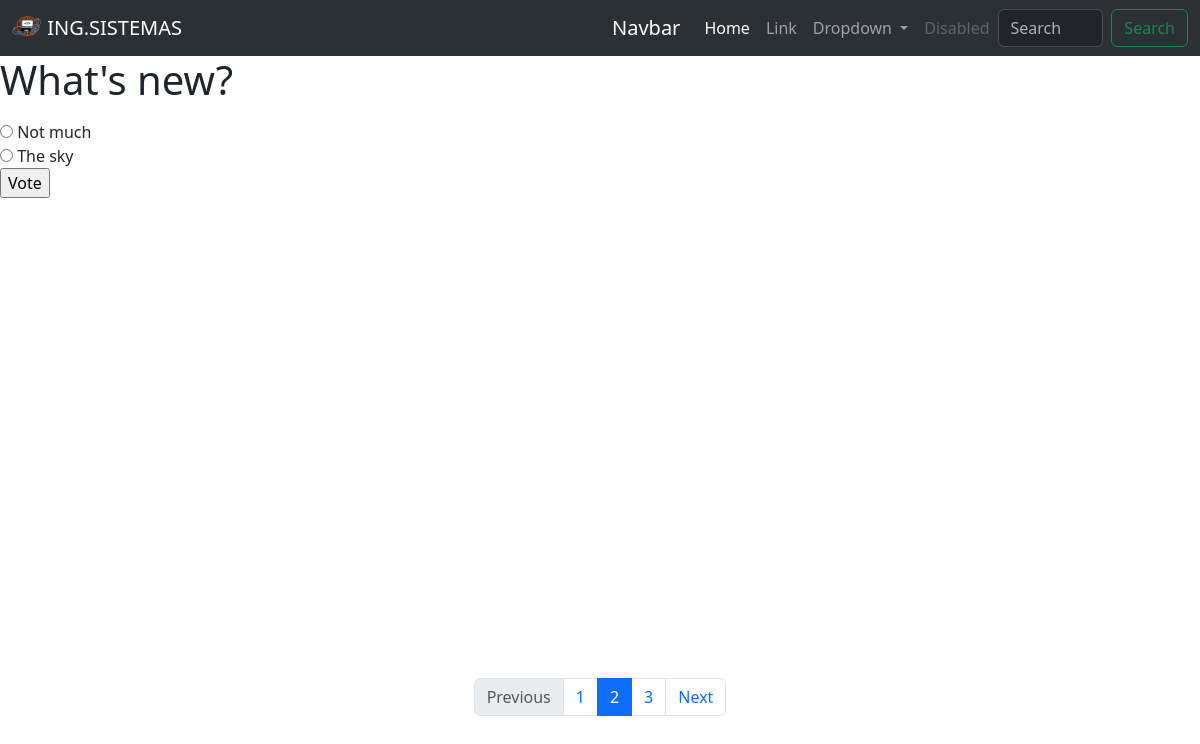
The page /polls/1/ on the database its author committed.
### polls/models.py (models this page shows, shortened)
class Question(models.Model):
    question_text = models.CharField(max_length=200)
    pub_date = models.DateTimeField("date published")

class Choice(models.Model):
    question = models.ForeignKey(Question, on_delete=models.CASCADE)
    choice_text = models.CharField(max_length=200)
    votes = models.IntegerField(default=0)

### polls/views.py (the view)
# urls.py: path("<int:pk>/", views.DetailView.as_view(), name="detail"),
class DetailView(generic.DetailView):
    model = Question
    template_name = "polls/detail.html"
    def get_queryset(self):
        return Question.objects.filter(pub_date__lte=timezone.now())

### polls/templates/polls/detail.html (shortened to what this page needs)
<!doctype html>
<html lang="en">
<head>
  <link href="https://cdn.jsdelivr.net/npm/bootstrap@5.3.2/dist/css/bootstrap.min.css" rel="stylesheet"
>
</head>
<body>
  <nav class="navbar navbar-expand-lg bg-body-tertiary" data-bs-theme="dark">
    <div class="container-fluid">
      <a class="navbar-brand" href="#">
        <img src="../../static/polls/images/Logo_ISIC.png" alt="Logo" width="30" height="24"
          class="d-inline-block align-text-top">
        ING.SISTEMAS
      </a>
    </div>
    <div class="container-fluid">
      <a class="navbar-brand" href="#">Navbar</a>
      <div class="collapse navbar-collapse" id="navbarSupportedContent">
        <ul class="navbar-nav me-auto mb-2 mb-lg-0">
          <li class="nav-item">
            <a class="nav-link active" aria-current="page" href="#">Home</a>
          </li>
          <li class="nav-item">
            <a class="nav-link" href="#">Link</a>
          </li>
          <li class="nav-item dropdown">
            <a class="nav-link dropdown-toggle" href="#" role="button" data-bs-toggle="dropdown" aria-expanded="false">
              Dropdown
            </a>
          </li>
          <li class="nav-item">
            <a class="nav-link disabled" aria-disabled="true">Disabled</a>
          </li>
        </ul>
        <form class="d-flex" role="search">
          <input class="form-control me-2" type="search" placeholder="Search" aria-label="Search">
          <button class="btn btn-outline-success" type="submit">Search</button>
        </form>
      </div>
    </div>
  </nav>
  <form action="{% url 'polls:vote' question.id %}" method="post">
    <fieldset>
      <legend>
        <h1>{{ question.question_text }}</h1>
      </legend>
      {% for choice in question.choice_set.all %}
      <input type="radio" name="choice" id="choice{{ forloop.counter }}" value="{{ choice.id }}">
      <label for="choice{{ forloop.counter }}">{{ choice.choice_text }}</label><br>
      {% endfor %}
    </fieldset>
    <input type="submit" value="Vote">
  </form>
  <footer style="padding-top: 30rem">
    <nav aria-label="Page navigation example">
      <ul class="pagination justify-content-center">
        <li class="page-item disabled">
          <a class="page-link">Previous</a>
        </li>
        <li class="page-item"><a class="page-link" href="#">1</a></li>
        <li class="page-item active"><a class="page-link" href="#">2</a></li>
        <li class="page-item"><a class="page-link" href="#">3</a></li>
        <li class="page-item">
          <a class="page-link" href="#">Next</a>
        </li>
      </ul>
    </nav>
  </footer>
</body>
</html>

### rows shown on the page
Question: question_text "What's new?"
Choice: choice_text "Not much"
Choice: choice_text "The sky"
